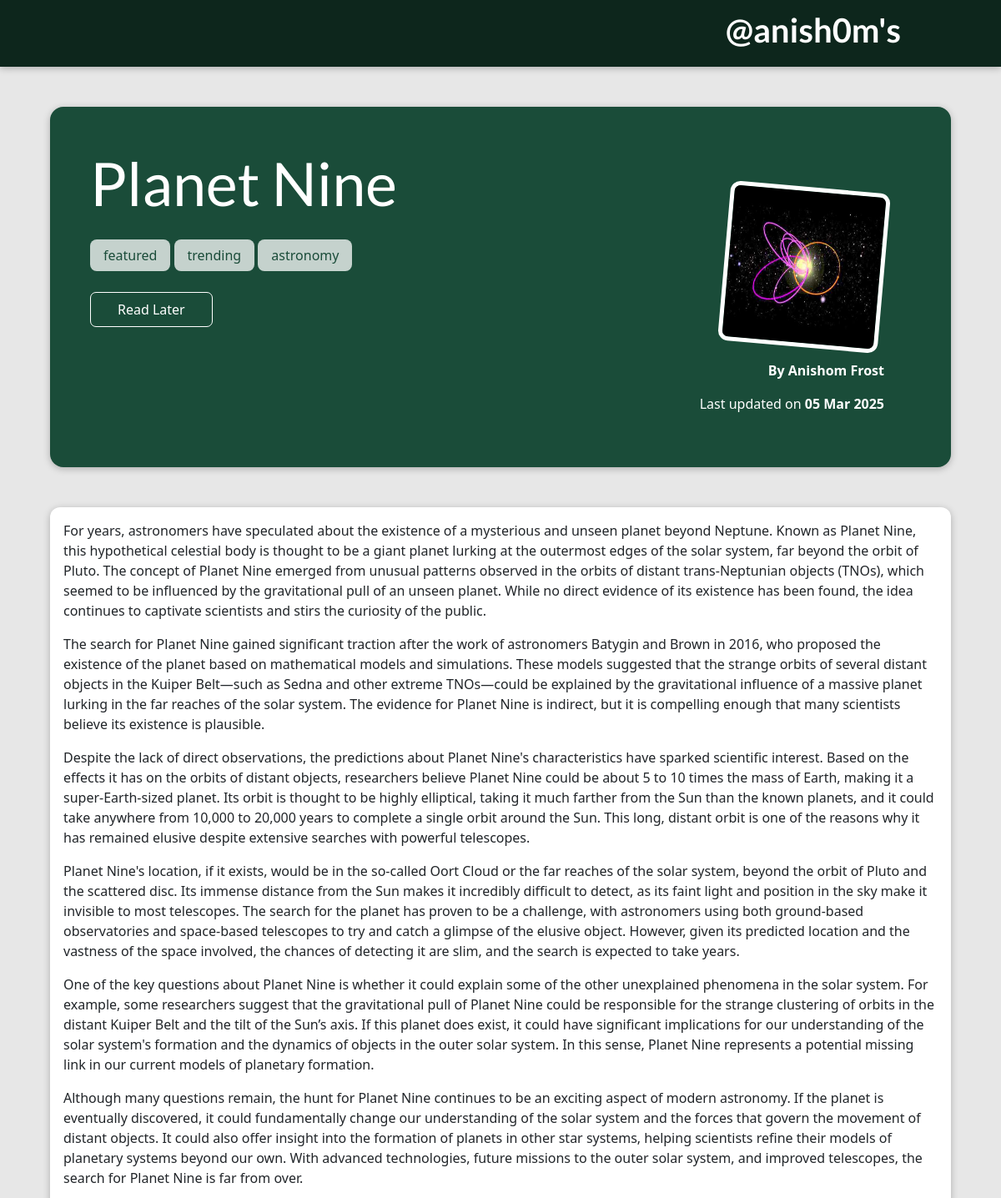
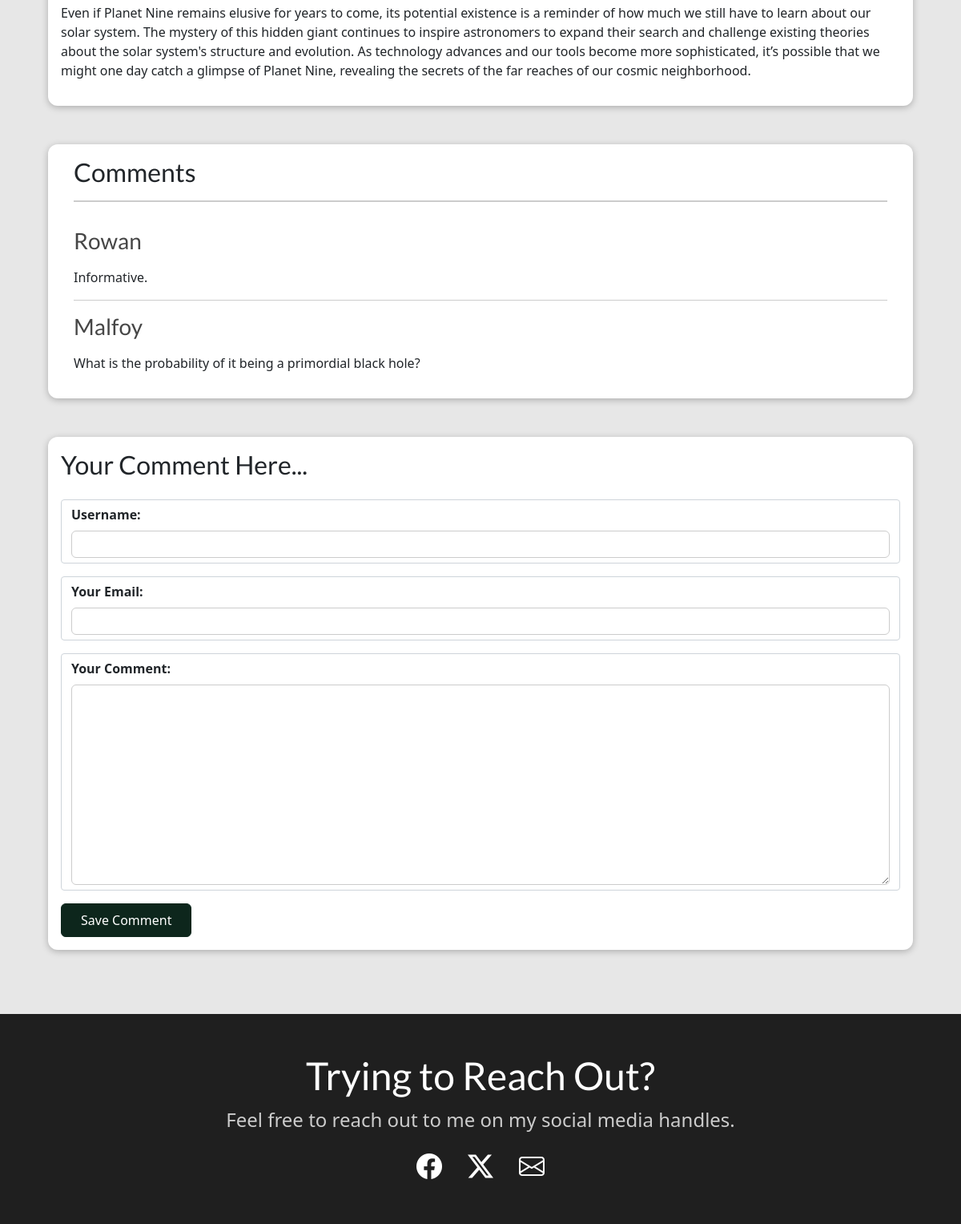
Screenshot of /blog/posts/hidden-planet-nine with the database file from the repository (2 pictures, top to bottom).
### blog/models.py (models this page shows, shortened)
class Post(models.Model):
    title = models.CharField(max_length=150)
    excerpt = models.CharField(max_length=200)
    image = models.ImageField(upload_to="posts", null=True)
    date = models.DateField(auto_now=True)
    slug = models.SlugField(unique=True, db_index=True)
    content = models.TextField(validators=[MinLengthValidator(10)])
    author = models.ForeignKey(
        Author, null=True, on_delete=models.SET_NULL, related_name="posts")
    tags = models.ManyToManyField(Tag)

class Tag(models.Model):
    caption = models.CharField(max_length=20)
    def __str__(self):
        return self.caption

class Author(models.Model):
    first_name = models.CharField(max_length=100)
    last_name = models.CharField(max_length=100)
    email_address = models.EmailField()
    def full_name(self):
        return f"{self.first_name} {self.last_name}"
    def __str__(self):
        return self.full_name()

class Comment(models.Model):
    username = models.CharField(max_length=120)
    user_email = models.EmailField()
    text = models.TextField(max_length=400)
    post = models.ForeignKey(Post, on_delete=models.CASCADE, related_name="comments")

### blog/views.py (the view, shortened to what this page needs)
# urls.py: path("posts/<slug:slug>", views.SinglePostView.as_view(), name="post-detail-page"),
class SinglePostView(View):
    def is_stored_post(self, request, post_id):
        stored_posts = request.session.get("stored_posts")
        if stored_posts is not None:
            is_saved_for_later = post_id in stored_posts
        else:
            is_saved_for_later = False
        return is_saved_for_later
    def get(self, request, slug):
        post = Post.objects.get(slug=slug)
        context = {
            "post": post,
            "post_tags": post.tags.all(),
            "comment_form": CommentForm(),
            "comments": post.comments.all().order_by("-id"),
            "saved_for_later": self.is_stored_post(request, post.id),
        }
        return render(request, "blog/post-detail.html", context)

### blog/forms.py
class CommentForm(forms.ModelForm):
    class Meta:
        model = Comment
        exclude = ["post"]
        labels = {
            "user_name": "Your Name",
            "user_email": "Your Email",
            "text": "Your Comment"
        }

### blog/templates/blog/post-detail.html (shortened to what this page needs)
{% extends "base.html" %}
{% load static %}
{% block css_files %}
  <link rel="stylesheet" href="{% static "/blog/post-detail.css" %}"/>
{% endblock %}
{% block content %}
  <section id="summary">
    <div>
      <h2>{{ post.title }}</h2>
      <div>
        {% for tag in post_tags %}
          <span class="tag">{{ tag }}</span>
        {% endfor %}
      </div>
      <div id="read-later">
        <form action="{% url "read-later" %}" method="POST">
          <button>
            {% if saved_for_later %}
              Remove from "Read Later"
            {% else %}
              Read Later
            {% endif %}
          </button>
        </form>
      </div>
    </div>
    <article>
      <img src="{{ post.image.url }}" alt={{ post.title }}/>
      <address>
        By <a href="mailto:{{ post.author.email_address }}">
          {{ post.author }}
        </a>
      </address>
      <div>
        Last updated on
        <time>
          {{ post.date|date:"d M Y" }}
        </time>
      </div>
    </article>
  </section>
  <main>
    {{ post.content|linebreaks }}
  </main>
  <section id="comments">
    <h2>Comments</h2>
    {% if post.comments.count == 0 %}
      <p>No comments yet. Be the first to comment!</p>
    {% else %}
      <ul>
        {% for comment in comments %}
          <li>
            <h3>{{ comment.username }}</h3>
            <p>{{ comment.text|linebreaks }}</p>
          </li>
        {% endfor %}
      </ul>
    {% endif %}
  </section>
  <section id="comment-form">
    <h2>Your Comment Here...</h2>
    <form action="{% url "post-detail-page" post.slug %}" method="post">
      {% for form_field in comment_form %}
        <div class="form-control {% if form_field.errors %}invalid{% endif %}">
          {{ form_field.label_tag }}
          {{ form_field }}
        </div>
      {% endfor %}
      <button>Save Comment</button>
    </form>
  </section>
{% endblock %}

### static/app.css (style rules this page uses)
* { box-sizing: border-box; }
html { font-family: 'Open Sans', 'Lato', sans-serif; }
body { margin: 0; }
h1, h2, h3 { font-family: 'Lato', sans-serif; font-weight: bold; }

### blog/static/blog/post-detail.css (style rules this page uses)
body { background-color: #e7e7e7; }
#summary { margin: 8rem auto 3rem auto; padding: 3rem; width: 90%; max-width: 90rem; border-radius: 16px; background-color: #1A4C39; position: relative; box-shadow: 0 2px 8px rgba(0, 0, 0, 0.25); display: flex; justify-content: space-between; align-items: flex-start; gap: 2rem; }
#summary h2 { color: white; font-size: 4.5rem; margin-bottom: 2rem; }
#summary article { position: relative; margin-top: 2rem; padding: 1rem 2rem; border-radius: 12px; text-align: right; color: white; }
#summary article img { width: 12rem; height: 12rem; border-radius: 12px; transform: rotateZ(5deg); border: 5px solid white; margin-bottom: 1rem; }
#summary address { font-weight: bold; }
#summary a { color: white; text-decoration: none; }
#summary time { font-weight: bold; }
#read-later { margin: 2rem 0; }
#read-later button { background-color: transparent; border: 1px solid white; padding: 0.5rem 2rem; font: inherit; color: white; cursor: pointer; border-radius: 7px; }
main { width: 90%; max-width: 90rem; margin: 3rem auto; background-color: white; padding: 1rem; border-radius: 12px; box-shadow: 0 2px 8px rgba(0, 0, 0, 0.25); }
.tag { background-color: white; color: #1A4C39; padding: 0.5rem 1rem; border-radius: 8px; opacity: 0.75; }
#comment-form { margin: 3rem auto; width: 90%; max-width: 90rem; border-radius: 12px; background-color: white; box-shadow: 0 2px 8px rgba(0, 0, 0, 0.25); padding: 1rem; }
#comment-form h2 { padding-bottom: 1rem; }
#comment-form button { font: inherit; background-color: #0D261C; color: white; border: 1px solid #0D261C; padding: 0.5rem 1.5rem; border-radius: 6px; cursor: pointer; }
.form-control { margin-bottom: 1rem; }
.form-control label { font-weight: bold; margin-bottom: 0.5rem; display: block; }
.form-control input, .form-control textarea { display: block; width: 100%; font: inherit; padding: 0.25rem; border-radius: 6px; border: 1px solid #ccc; }
#comments { margin: 3rem auto; width: 90%; max-width: 90rem; border-radius: 12px; background-color: white; box-shadow: 0 2px 8px rgba(0, 0, 0, 0.25); padding: 1rem 2rem; }
#comments h2 { margin-bottom: 2rem; padding-bottom: 1rem; border-bottom: 2px solid #cccccc; }
#comments h3 { color: #464646; }
#comments ul { list-style: none; padding: 0; margin: 0; }
#comments li { margin-bottom: 1rem; border-bottom: 1px solid #ccc; }
#comments li:last-of-type { border-bottom: none; }

### rows the page displays
Post: title "Planet Nine", image (picture), author "Anishom Frost", date "05 Mar 2025", content "For years, astronomers have speculated about the existence of a mysterious and unseen planet beyond Neptune. Known as Planet Nine, this hypothetical celestial body is thought to be a giant planet lurking at the outermost edges of the solar system, far beyond the orbit of Pluto. The concept of Planet Nine emerged from unusual patterns observed in the orbits of distant trans-Neptunian objects (TNOs), which seemed to be influenced by the gravitational pull of an unseen planet. While no direct evidence of its existence has been found, the idea continues to captivate scientists and stirs the curiosity of the public. The search for Planet Nine gained significant traction after the work of…"
Tag: caption "featured"
Tag: caption "trending"
Tag: caption "astronomy"
Comment: username "Rowan", text "Informative."
Comment: username "Malfoy", text "What is the probability of it being a primordial black hole?"
